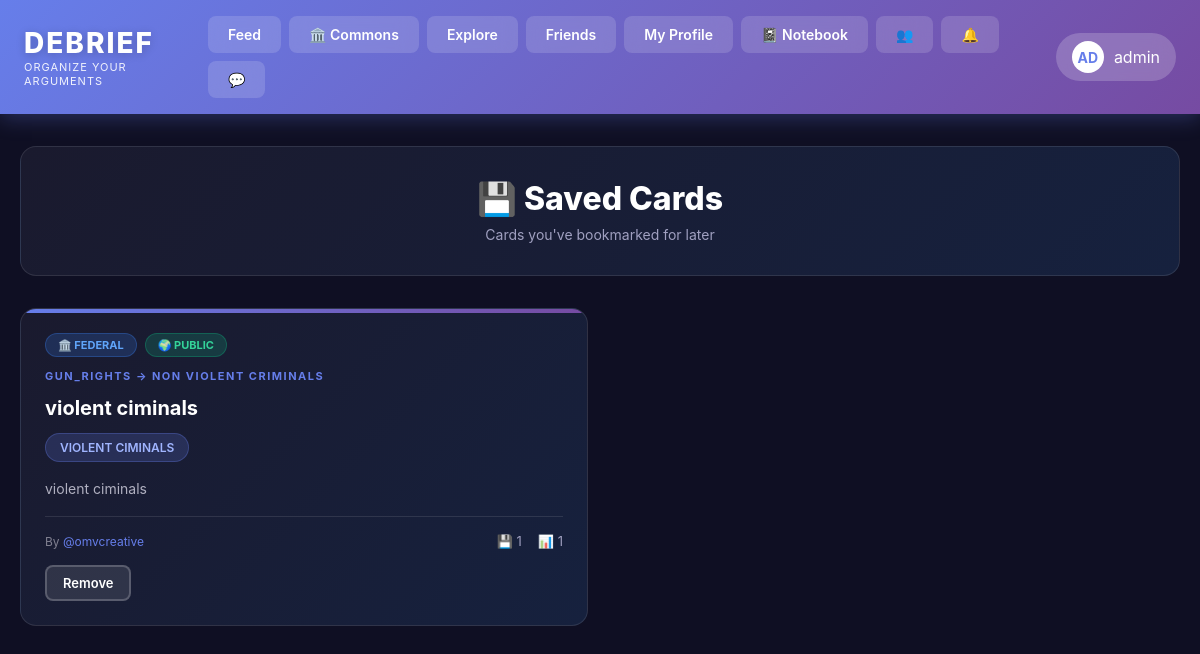
The page /saved/ (signed in) on the database its author committed.
### cards/models.py (models this page shows, shortened)
class Card(models.Model):
    SCOPE_CHOICES = [
        ('federal', 'Federal'),
        ('state', 'State'),
    ]
    TOPIC_CHOICES = [
                ('general', 'General Research'),
        ('immigration_policy', 'Immigration Policy'),
        ('healthcare_reform', 'Healthcare Reform'),
        ('gun_control', 'Gun Control'),
        ('abortion_rights', 'Abortion Rights'),
        ('climate_change_policy', 'Climate Change Policy'),
        ('tax_policy', 'Tax Policy'),
        ('social_security', 'Social Security'),
        ('medicare_medicaid', 'Medicare/Medicaid'),
        ('foreign_policy', 'Foreign Policy'),
        ('military_spending', 'Military Spending'),
        ('education_funding', 'Education Funding'),
        ('infrastructure', 'Infrastructure'),
        ('criminal_justice_reform', 'Criminal Justice Reform'),
        ('drug_policy', 'Drug Policy'),
        ('labor_laws', 'Labor Laws'),
        ('minimum_wage', 'Minimum Wage'),
        ('trade_policy', 'Trade Policy'),
        ('national_security', 'National Security'),
        ('voting_rights', 'Voting Rights'),
        ('campaign_finance', 'Campaign Finance'),
        ('state_income_tax', 'State Income Tax'),
        ('property_tax', 'Property Tax'),
        ('state_education_funding', 'State Education Funding'),
        ('marijuana_legalization', 'Marijuana Legalization'),
        ('death_penalty', 'Death Penalty'),
        ('state_healthcare', 'State Healthcare'),
        ('gun_regulations', 'Gun Regulations'),
        ('abortion_access', 'Abortion Access'),
        ('voting_laws', 'Voting Laws'),
        ('police_reform', 'Police Reform'),
        ('prison_reform', 'Prison Reform'),
        ('environmental_regulations', 'Environmental Regulations'),
        ('state_minimum_wage', 'State Minimum Wage'),
        ('workers_rights', 'Workers Rights'),
        ('housing_policy', 'Housing Policy'),
        ('transportation', 'Transportation'),
        ('public_safety', 'Public Safety'),
        ('zoning_laws', 'Zoning Laws'),
        ('state_budgets', 'State Budgets'),
        ('redistricting', 'Redistricting'),
    ]
    VISIBILITY_CHOICES = [
        ('public', 'Public'),
        ('friends', 'Friends Only'),
        ('private', 'Private'),
    ]
    user = models.ForeignKey(User, on_delete=models.CASCADE, related_name='cards')
    scope = models.CharField(max_length=20, choices=SCOPE_CHOICES, default='federal')
    topic = models.CharField(max_length=100, choices=TOPIC_CHOICES)
    subcategory = models.CharField(max_length=200, blank=True)
    title = models.CharField(max_length=300)
    stance = models.CharField(max_length=100)
    hypothesis = models.TextField()
    conclusion = models.TextField()
    visibility = models.CharField(max_length=20, choices=VISIBILITY_CHOICES, default='public')
    created_at = models.DateTimeField(auto_now_add=True)
    updated_at = models.DateTimeField(auto_now=True)
    class Meta:
        ordering = ['-created_at']

### cards/views.py (the view)
# urls.py: path('saved/', views.saved_cards, name='saved_cards'),
@login_required
def saved_cards(request):
    visibility_filter = request.GET.get('visibility', 'all')
    saves = SavedCard.objects.filter(user=request.user).select_related('card', 'card__user')
    if visibility_filter == 'public':
        saves = saves.filter(visibility='public')
    elif visibility_filter == 'private':
        saves = saves.filter(visibility='private')
    public_count = SavedCard.objects.filter(user=request.user, visibility='public').count()
    private_count = SavedCard.objects.filter(user=request.user, visibility='private').count()
    context = {
        'saved_cards': [save.card for save in saves],
        'saves': saves,
        'visibility_filter': visibility_filter,
        'public_count': public_count,
        'private_count': private_count,
    }
    return render(request, 'cards/saved_cards.html', context)

### cards/templates/cards/saved_cards.html (shortened to what this page needs)
{% extends 'cards/base.html' %}
{% block content %}
<div class="container">
    <div class="page-header">
        <h1 class="page-title">💾 Saved Cards</h1>
        <p class="page-subtitle">Cards you've bookmarked for later</p>
    </div>
    {% if saved_cards %}
    <div class="card-grid">
        {% for card in saved_cards %}
        <div class="card-preview">
            <a href="{% url 'card_detail' card.id %}" class="card-link" style="text-decoration: none; color: inherit; position: absolute; top: 0; left: 0; right: 0; bottom: 0; z-index: 1;"></a>
            <div class="card-badges" style="position: relative; z-index: 2;">
                <span class="card-badge scope-{{ card.scope }}">
                    {% if card.scope == 'federal' %}🏛️ Federal{% else %}📍 State{% endif %}
                </span>
                <span class="card-badge badge-{{ card.visibility }}">
                    {% if card.visibility == 'public' %}🌍 Public
                    {% elif card.visibility == 'friends' %}👥 Friends
                    {% else %}🔒 Private{% endif %}
                </span>
            </div>
            <div class="preview-topic" style="position: relative; z-index: 2;">{{ card.get_topic_display }}{% if card.subcategory %} → {{ card.subcategory }}{% endif %}</div>
            <div class="preview-title" style="position: relative; z-index: 2;">{{ card.title }}</div>
            <span class="preview-stance" style="position: relative; z-index: 2;">{{ card.stance|upper }}</span>
            <div class="preview-snippet" style="position: relative; z-index: 2;">
                {{ card.hypothesis|truncatewords:20 }}
            </div>
            <div class="preview-footer" style="position: relative; z-index: 2;">
                <span class="preview-meta">
                    By <span class="preview-author">@{{ card.user.username }}</span>
                </span>
                <div class="preview-stats">
                    <span>💾 {{ card.saves.count }}</span>
                    <span>📊 {{ card.arguments.count }}</span>
                </div>
            </div>
            <div class="card-actions">
                <a href="{% url 'unsave_card' card.id %}" class="btn btn-secondary">Remove</a>
            </div>
        </div>
        {% endfor %}
    </div>
    {% endif %}
</div>
{% endblock %}

### cards/templates/cards/base.html (shortened to what this page needs)
<!DOCTYPE html>
<html lang="en">
<head>
</head>
<body>
    <nav class="navbar">
        <div class="logo-container">
            <div>
                <a href="/" class="logo">DEBRIEF</a>
                <div class="logo-tagline">Organize Your Arguments</div>
            </div>
        </div>
        <div class="nav-tabs">
            <a href="/" class="nav-tab {% block nav_feed %}{% endblock %}">Feed</a>
            <a href="{% url 'commons' %}" class="nav-tab">🏛️ Commons</a>
            <a href="{% url 'explore' %}" class="nav-tab {% block nav_explore %}{% endblock %}">Explore</a>
            {% if user.is_authenticated %}
            <a href="{% url 'friends_feed' %}" class="nav-tab {% block nav_friends %}{% endblock %}">Friends</a>
            <a href="{% url 'user_dashboard' %}" class="nav-tab {% block nav_dashboard %}{% endblock %}">My Profile</a>
            <a href="{% url 'notebook' %}" class="nav-tab">📓 Notebook</a>
            <a href="{% url 'friend_requests' %}" class="nav-tab" style="position: relative;">
                👥
            </a>
            <a href="{% url 'notifications' %}" class="nav-tab {% block nav_notifications %}{% endblock %}" style="position: relative;">
                🔔
            </a>
            <a href="{% url 'conversations_list' %}" class="nav-tab {% block nav_messages %}{% endblock %}" style="position: relative;">
                💬
            </a>
            {% endif %}
        </div>
        {% if user.is_authenticated %}
        <div class="user-badge">
            <div class="user-avatar">{{ user.username|slice:":2"|upper }}</div>
            <span>{{ user.username }}</span>
        </div>
        {% else %}
        <div style="display: flex; gap: 8px;">
            <a href="{% url 'account_login' %}" class="nav-tab">Login</a>
            <a href="{% url 'account_signup' %}" class="nav-tab">Sign Up</a>
        </div>
        {% endif %}
    </nav>
    {% block content %}{% endblock %}
</body>
</html>

### rows shown on the page
Card: scope "🏛️ FEDERAL", visibility "🌍 PUBLIC", topic "GUN_RIGHTS", subcategory "NON VIOLENT CRIMINALS", title "violent ciminals", stance "VIOLENT CIMINALS", hypothesis "violent ciminals", user.username "omvcreative", saves.count "1", arguments.count "1"

### other values the page prints
{{ user.username|slice:":2"|upper }} "AD"
{{ user.username }} "admin"
